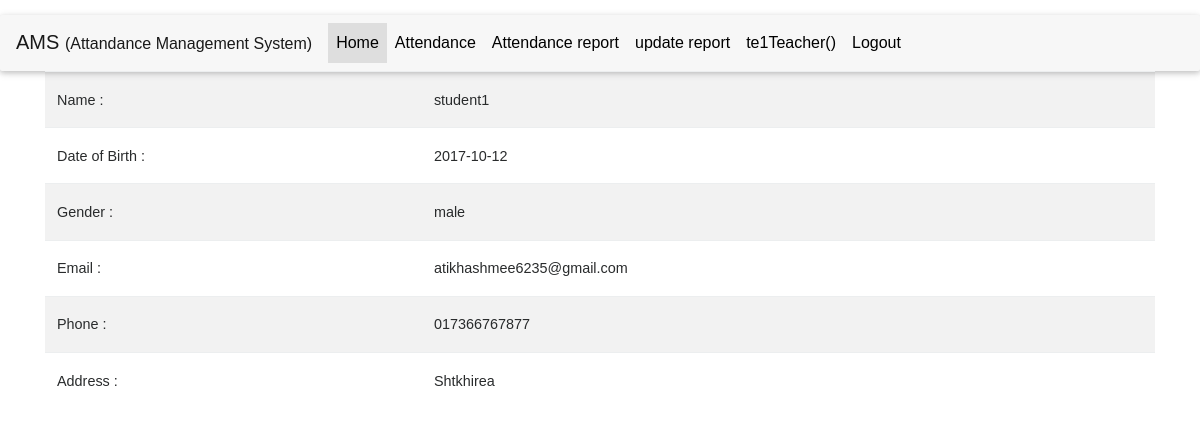
The page /user_details.php?id=1 (signed in) on the database its author committed.
### tables this page shows
CREATE TABLE `user_information` (
  `id` int(11) NOT NULL,
  `user_id` int(10) NOT NULL,
  `full_name` varchar(255) NOT NULL,
  `date_of_birth` varchar(255) NOT NULL,
  `gender` varchar(255) NOT NULL,
  `email` varchar(255) NOT NULL,
  `phone` varchar(255) NOT NULL,
  `adress` varchar(255) NOT NULL
);

### php/config.php (called while the page is built, shortened)
<?php
class Connection extends PDO
{
	public static $instance=null;
	public static function getInstance()
	{
		if (!self::$instance) {
				self::$instance  = new Connection();
		}
		return self::$instance;
	}
}
?>

### php/dboperation.php (called while the page is built, shortened)
<?php
include("config.php");
class Db
{
	  private $con = null;
	 function __construct()
	{
		$this->con = Connection::getInstance();
	}
	public function selectAll($table_name,$where_clause=""){
		$wheresql="";
		if (!empty($where_clause)) {
			if(substr(strtoupper(trim($where_clause)), 0,5)!="WHERE")
			{
				$wheresql = "WHERE ".$where_clause;
			}else{
				$wheresql = " ".$where_clause;
			}
		}
		if (!empty($wheresql)) {
			$sal = "SELECT * FROM ".$table_name." ".$wheresql;
		}else{
			$sal = "SELECT * FROM ".$table_name;
		}
		$data = $this->con->prepare($sal);
		$data->execute();
		return $data;
	}
}
?>

### user_details.php (the view)
<?php
	include 'files/header.php';
          include 'files/menu.php';
          ?>
          <?php
          	if (isset($_GET['id'])) {
          		$id = $_GET['id'];
          		$qry = $db->selectAll("user_information","user_id = '$id'");
          		$row = $qry->fetch(PDO::FETCH_ASSOC);
          		?>
				<div class="container">
					<div class="row">
						<div class="col">
							<table class="table table-striped table bordered">
								<tr>
									<th>Name :</th>
									<td><?php echo $row['full_name']; ?></td>
								</tr>
								<tr>
									<th>Date of Birth :</th>
									<td><?php echo $row['date_of_birth']; ?></td>
								</tr>
								<tr>
									<th>Gender :</th>
									<td><?php echo $row['gender']; ?></td>
								</tr>
								<tr>
									<th>Email :</th>
									<td><?php echo $row['email']; ?></td>
								</tr>
								<tr>
									<th>Phone :</th>
									<td><?php echo $row['phone']; ?></td>
								</tr>
								<tr>
									<th>Address :</th>
									<td><?php echo $row['adress']; ?></td>
								</tr>
							</table>
						</div>
					</div>
				</div>
          <?php 	}
          ?>
          <?php
          include 'files/footer.php';
?>

### assets/css/style.css (style rules this page uses)
body { font-family: 'SiyamRupali', Arial, sans-serif !important; }

### rows shown on the page
user_information: full_name "student1", date_of_birth "2017-10-12", gender "male", email "atikhashmee6235@gmail.com", phone "017366767877", adress "Shtkhirea"

### other values the page prints
$_SESSION['username'] "te1"
